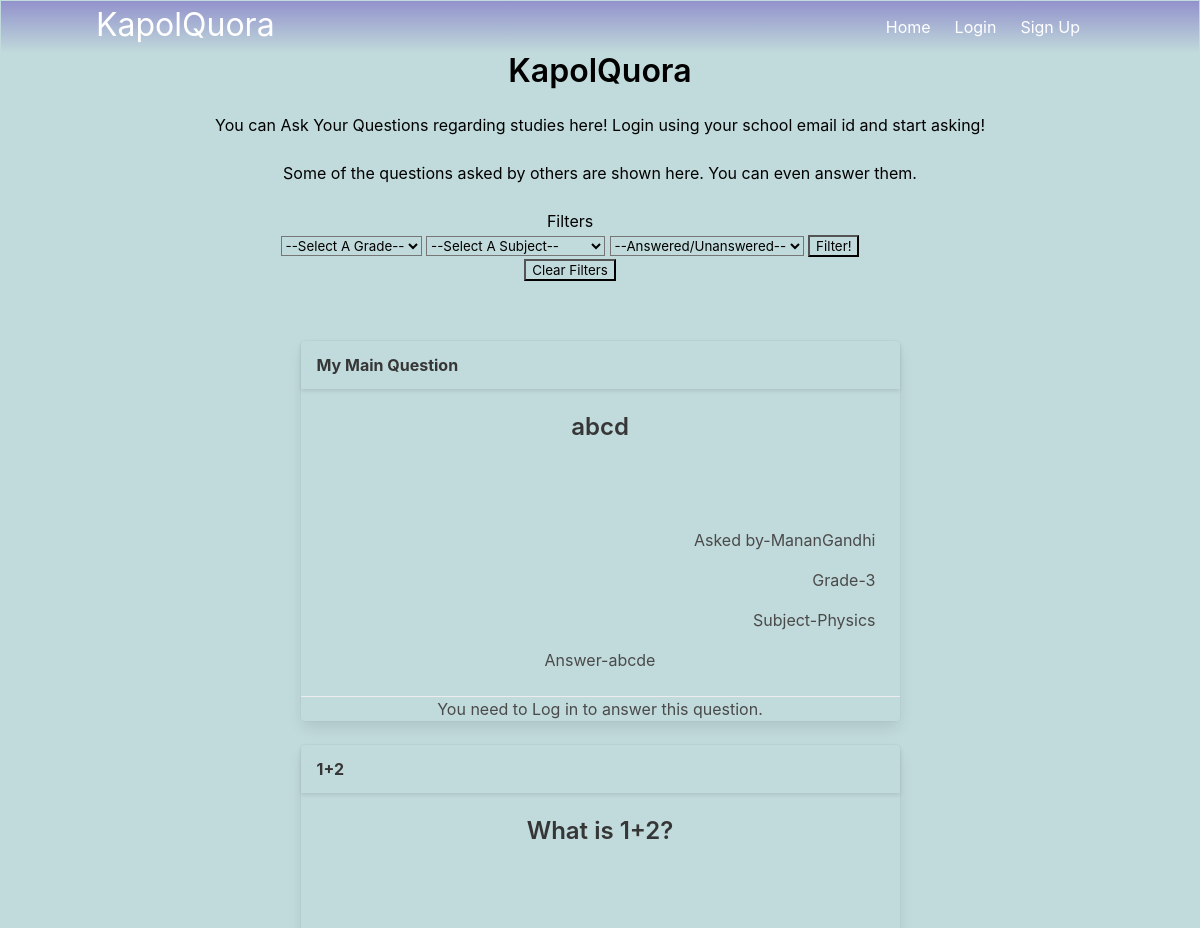
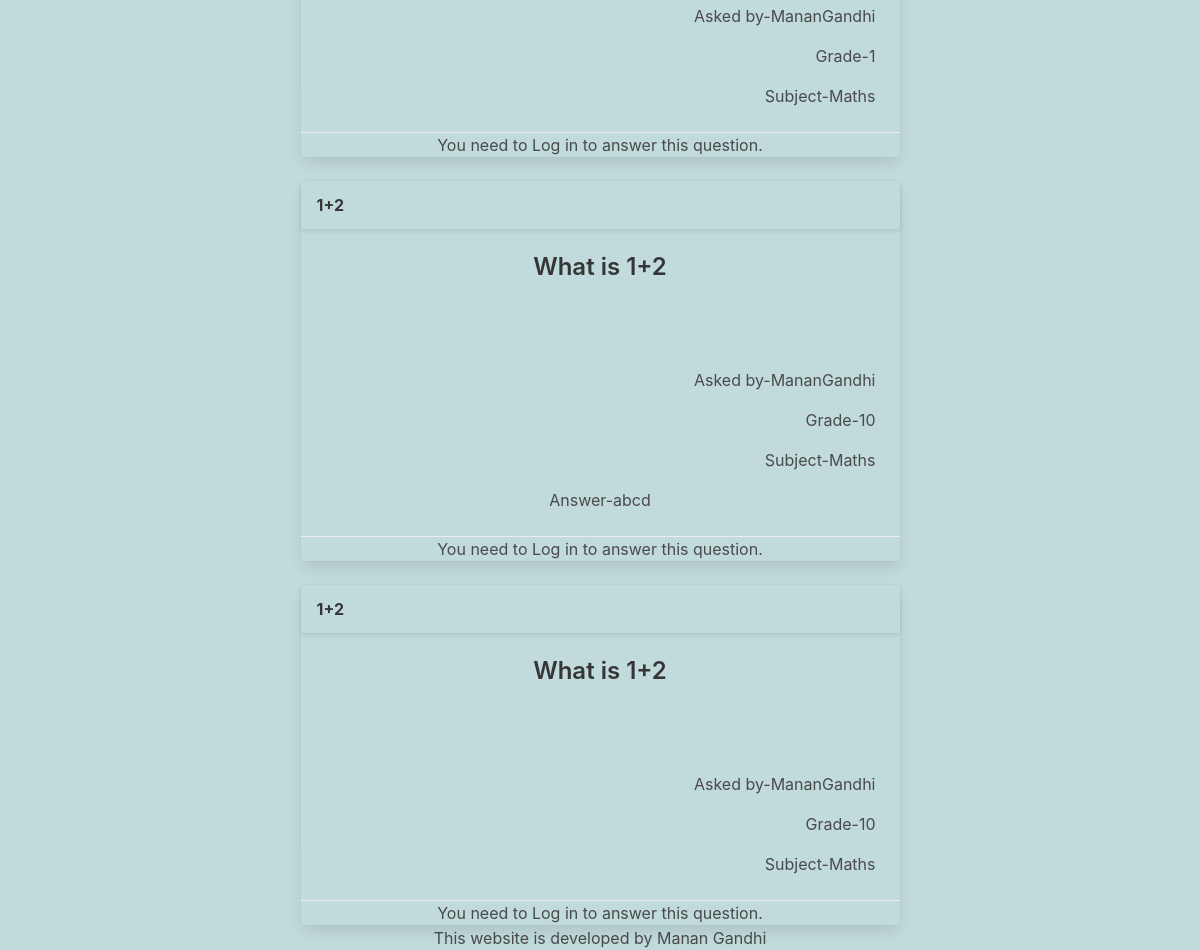
The page / on the database its author committed (2 pictures, top to bottom).
### models.py (models this page shows)
class Questions(db.Model):
    sno=db.Column(db.Integer, primary_key=True)
    question=db.Column(db.String(1000))
    description=db.Column(db.String(100000))
    author=db.Column(db.String(1000))
    std=db.Column(db.Integer())
    answer=db.Column(db.String(100000))
    subject=db.Column(db.String(100))

### main.py (the view)
@main.route('/')
def index():
    return render_template('index.html', data=Questions.query.all()[::-1])

### templates/index.html (shortened to what this page needs)
{% extends "base.html" %}
{% block content %}
<div style="position:relative; top:0%; text-align: center;">
<h1 class="title" style="color:black">KapolQuora</h1>
<h2 style="color:black">You can Ask Your Questions regarding studies here! Login using your school email id and start asking!</h2><br>
<h5 style="color:black">Some of the questions asked by others are shown here. You can even answer them.</h5><br>
<div style="margin:auto; padding-right:5%; padding-bottom: 3%;">
<form action="/" method="POST">
  <p style="color:black">Filters</p>
    <select id="std" name="std" style="background-color: transparent">
        <option disabled value="all" selected>--Select A Grade--</option>
    </select>
    <select id="subject" name="subject" style="background-color:transparent;"><option selected disabled value="all">--Select A Subject--</option>
    </select>
    <select id="answered" name="answered" style="background-color:transparent;"><option selected disabled value="all">--Answered/Unanswered--</option>
    </select>
    <input style="background-color: transparent;" type="submit" value="Filter!">
  </form>
  <form action="/"><input type="submit" value="Clear Filters" style="background-color: transparent;"></form>
</div>
{% if data %}
{% for x in data %}
<br>
<div class="card" style="text-align: center; margin:auto; width: 50%; background-color: transparent;">
    <div class="card-header" style="align-content: center;">
      <p class="card-header-title" style="align-content: center;">
        {{x.question}}
      </p>
    </div>
    <div class="card-content">
      <div class="content">
            <h3>{{x.description}}</h3>
        <br><br><br>
            <p style="text-align:end">Asked by-{{x.author}}</p>
            <p style="text-align:end">Grade-{{x.std}}</p>
            <p style="text-align:end">Subject-{{x.subject}}</p>
            {% if x.answer %}
              <p>Answer-{{x.answer}}</p>
            {% endif %}
      </div>
    </div>
    {% if current_user.is_authenticated and x.answer %}
    {% elif current_user.is_authenticated %}
    <footer class="card-footer" id="answers-area-{{x.sno}}"><button onclick="answer({{x.sno}})" class="card-footer-item" style="background-color: transparent;">Answer!</button><button onclick="report({{x.sno}})" class="card-footer-item" style="background-color: transparent;">Report</button></footer>
    {% else %}
    <footer class="card-footer"><p style="text-align: center; margin:auto;">You need to Log in to answer this question.</p></footer>
    {% endif %}
  </div>
</div>
{% endfor %}
{% else %}
    <h4 style="padding-top:10px; color:black">No questions are asked till now! Add one yourself.</h4>
{% endif %}
{% endblock %}

### templates/base.html (shortened to what this page needs)
<!DOCTYPE html>
<html>
<head>
    <link rel="stylesheet" href="https://cdnjs.cloudflare.com/ajax/libs/bulma/0.7.2/css/bulma.min.css" />
</head>
<body >
    <section class="hero is-primary is-fullheight" style="background-color: rgb(193, 218, 219); padding: 1px;">
        <div class="hero-head">
            <nav class="navbar" style="background-image: linear-gradient( rgb(146, 146, 204), rgb(193, 218, 219));">
                <div class="container">
                    <div class="navbar-brand">
                        <a class="navbar-brand" style="font-size:xx-large;" href="{{url_for('main.index')}}">KapolQuora</a>
                    </div>
                    <div id="navid" class="navbar-menu" style="background-color: transparent;">
                        <div class="navbar-end">
                            <a href="{{ url_for('main.index') }}" class="navbar-item">
                                Home
                            </a>
                            {% if not current_user.is_authenticated %}
                            <a href="{{ url_for('auth.login') }}" class="navbar-item">
                                Login
                            </a>
                            <a href="{{ url_for('auth.signup') }}" class="navbar-item">
                                Sign Up
                            </a>
                            {% endif %}
                        </div>
                    </div>
                </div>
            </nav>
            {% block content %}
            {% endblock %}
    </section>
		<footer style="text-align: center; background-color: rgb(193, 218, 219);">This website is developed by Manan Gandhi</footer>
</body>
</html>

### templates/base.html (style rules this page uses)
html { --scrollbarBG: transparent; --thumbBG: #90A4AE; }

### rows shown on the page
Questions: question "My Main Question", description "abcd", author "MananGandhi", std "3", subject "Physics", answer "abcde"
Questions: question "1+2", description "What is 1+2?", author "MananGandhi", std "1", subject "Maths"
Questions: question "1+2", description "What is 1+2", author "MananGandhi", std "10", subject "Maths", answer "abcd"
Questions: question "1+2", description "What is 1+2", author "MananGandhi", std "10", subject "Maths"
